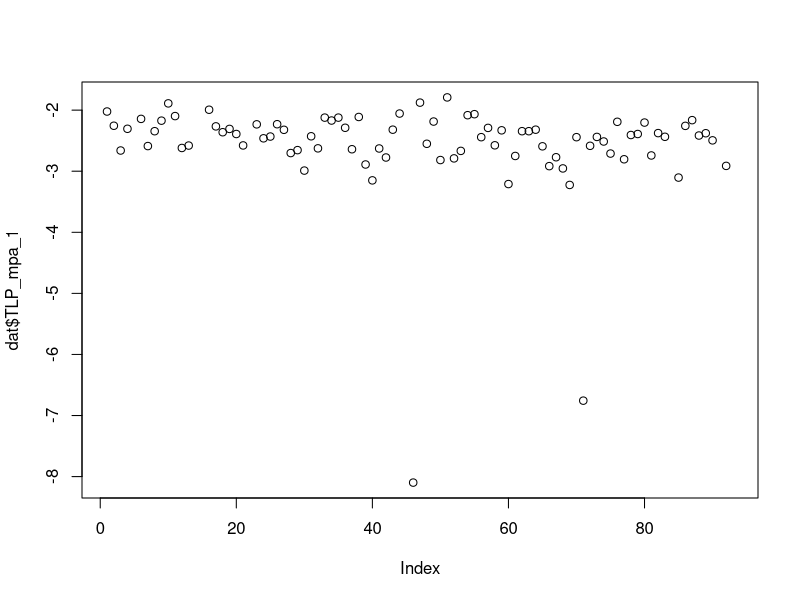
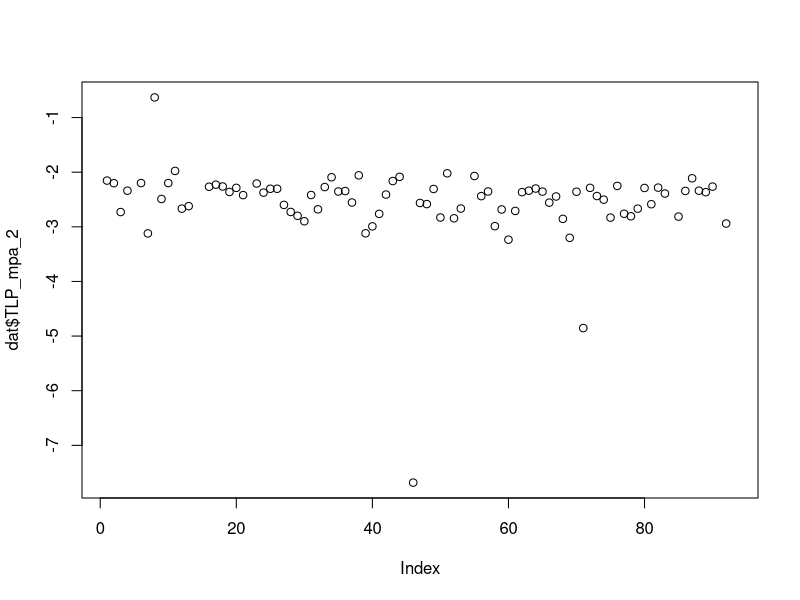
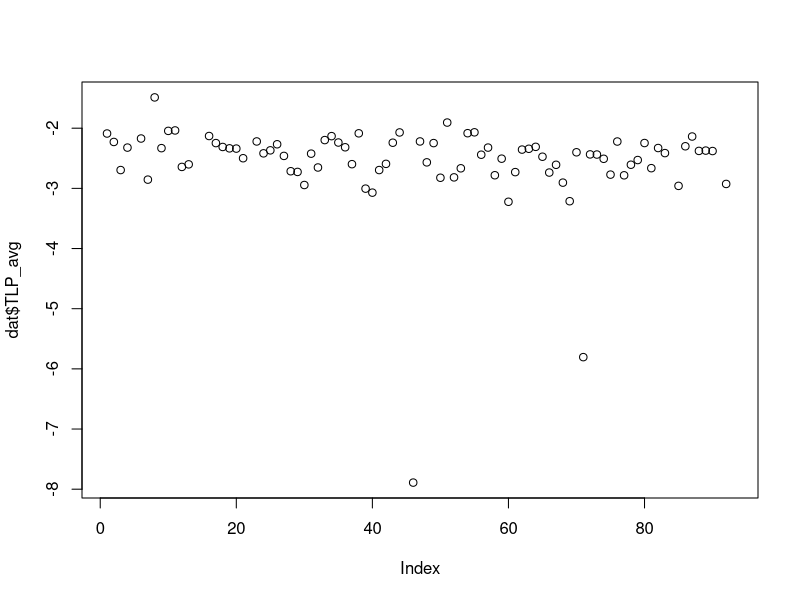
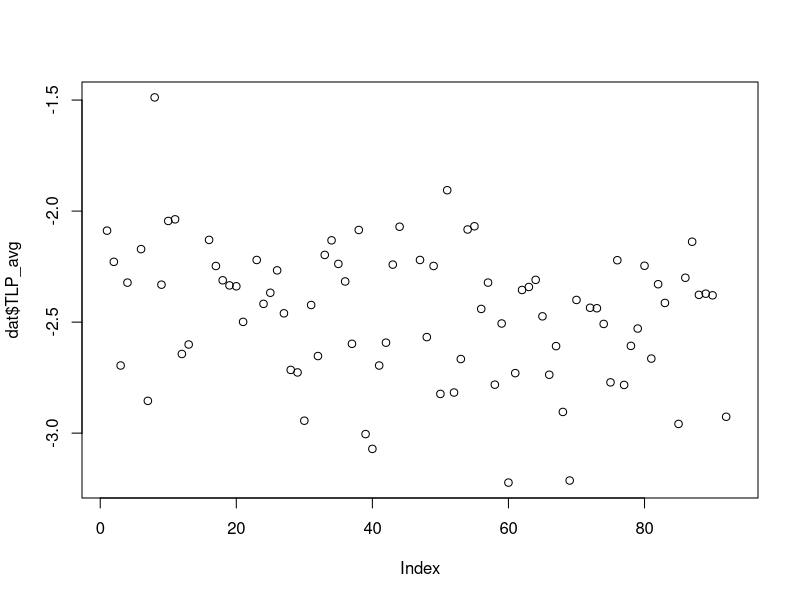
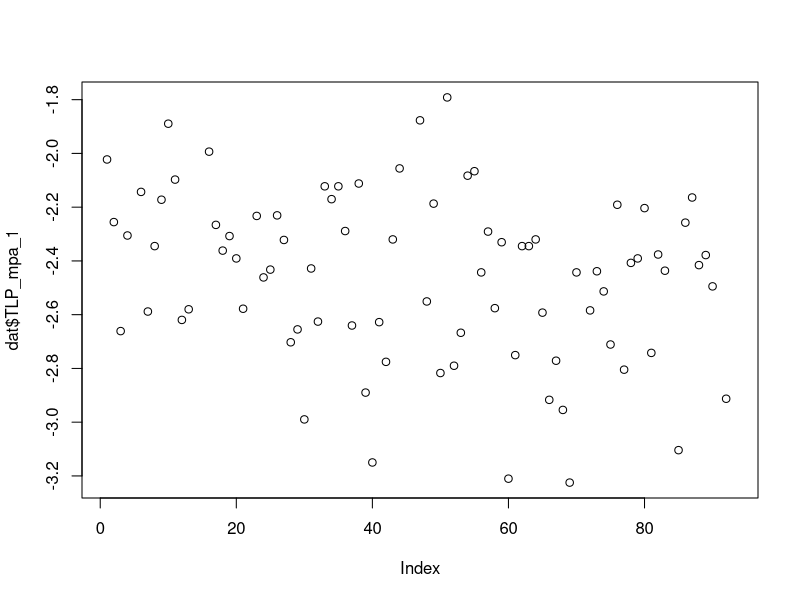
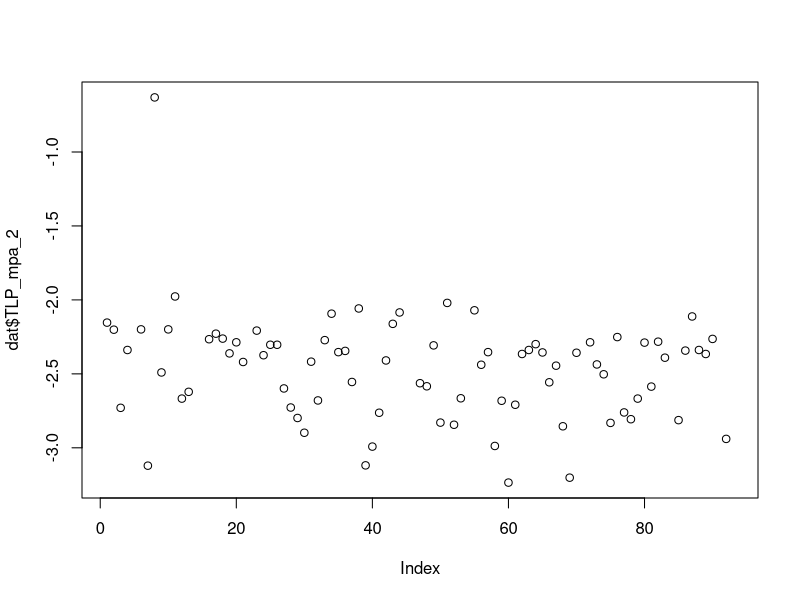
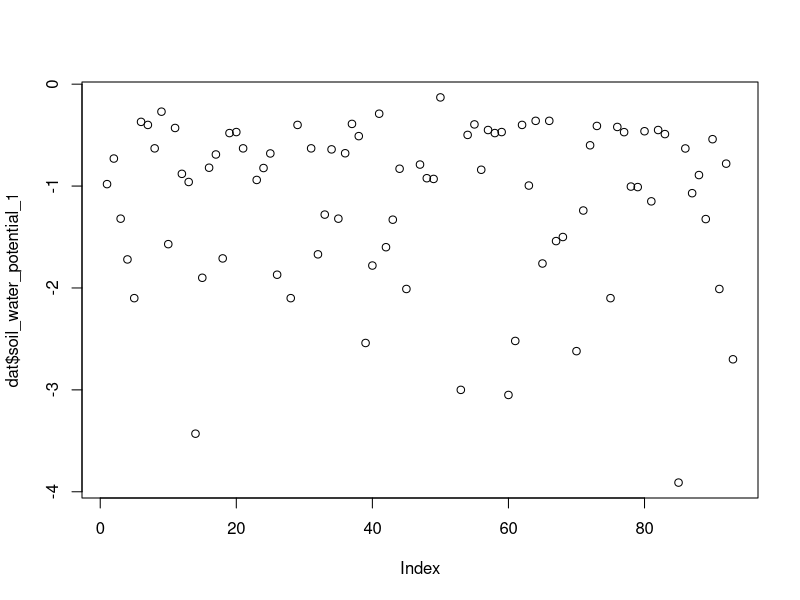
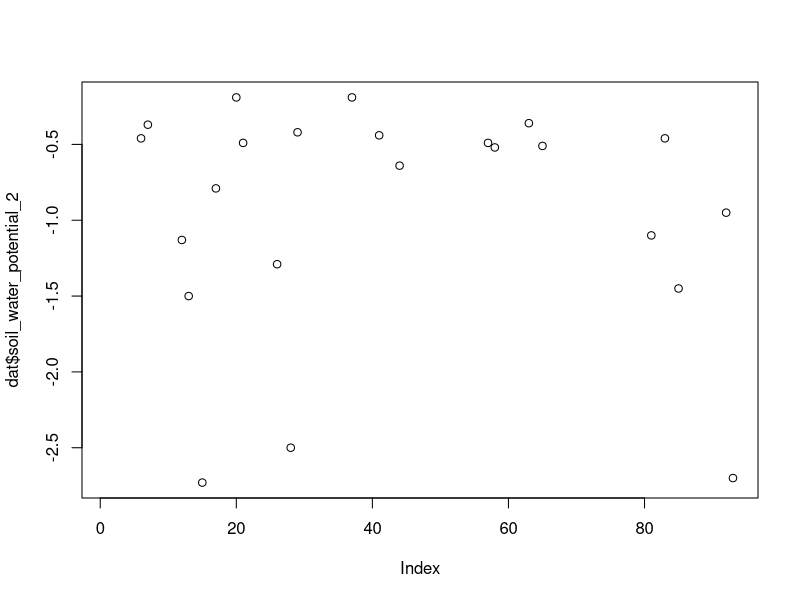

Write the R code that produced these figures, in order.
## ---- chunk 1

dat <- read.csv('data/phys_data.csv', header = T, check.names = F)

## ---- chunk 2

# clean data
# change treatment names
dat$Treatment <- gsub('c0', 'control1', dat$Treatment)
dat$Treatment <- gsub('c10', 'control2', dat$Treatment)
dat$Treatment <- gsub('d10', 'drought1', dat$Treatment)
dat$Treatment <- gsub('d20', 'drought2', dat$Treatment)

# make 'mom' numbers and treatment factors
dat$mom <- as.factor(dat$mom)
dat$Treatment <- as.factor(dat$Treatment)


plot(dat$TLP_mpa_1)
plot(dat$TLP_mpa_2)
plot(dat$TLP_avg)


# make outliers NA
dat$TLP_avg[c(46,71)] <- NA
dat$TLP_mpa_1[c(46,71)] <- NA
dat$TLP_mpa_2[c(46,71)] <- NA
plot(dat$TLP_avg)
plot(dat$TLP_mpa_1)
plot(dat$TLP_mpa_2)

plot(dat$soil_water_potential_1)
plot(dat$soil_water_potential_2)
plot(dat$soil_WP_avg)

plot(dat$leaf_water_potential_1)
plot(dat$leaf_water_potential_2)
plot(dat$leaf_WP_avg)

## ---- chunk 3

# look at data
plot(dat$leaf_water_potential_1, col = c("lightblue2", "coral1", "dodgerblue", "firebrick3")[dat$Treatment])
plot(dat$leaf_water_potential_2, col = c("lightblue2", "coral1", "dodgerblue", "firebrick3")[dat$Treatment])
plot(dat$leaf_WP_avg, col = c("lightblue2", "coral1", "dodgerblue", "firebrick3")[dat$Treatment])
# no clear outliers

# compare the two measurements from each individual to check that they're similar
# see if there are points far off 1:1 line
plot(dat$leaf_water_potential_1, dat$leaf_water_potential_2, col = c("lightblue2", "coral1", "dodgerblue", "firebrick3")[dat$Treatment])
abline(0, 1, col = 'red')

# look at raw data
cbind(dat$leaf_water_potential_1, dat$leaf_water_potential_2)

# everything looks okay, lower measurements vary more

## ---- chunk 4

# look at data
plot(dat$TLP_mpa_1, col = c("lightblue2", "coral1", "dodgerblue", "firebrick3")[dat$Treatment])
plot(dat$TLP_mpa_2, col = c("lightblue2", "coral1", "dodgerblue", "firebrick3")[dat$Treatment])
plot(dat$TLP_avg, col = c("lightblue2", "coral1", "dodgerblue", "firebrick3")[dat$Treatment])

# compare the two measurements from each individual to check that they're similar
# see if there are points far off 1:1 line
plot(dat$TLP_mpa_1, dat$TLP_mpa_2, col = c("lightblue2", "coral1", "dodgerblue", "firebrick3")[dat$Treatment])
abline(0,1, col = 'red')

cbind(dat$TLP_mpa_1, dat$TLP_mpa_2)

# dat$tlp_mpa_2 has an unusually high value: -0.6310
# sample 065-13, row 8
# let's get rid of it, make avg just the first measurement

dat$TLP_mpa_2[which(dat$Tree == '065-13')] <- NA
dat$TLP_avg[which(dat$Tree == '065-13')] <- dat$TLP_mpa_1[which(dat$Tree == '065-13')]

# rerun plots above to check

## ---- chunk 5

# look at data
plot(dat$soil_water_potential_1, col = c("lightblue2", "coral1", "dodgerblue", "firebrick3")[dat$Treatment])
plot(dat$soil_water_potential_2, col = c("lightblue2", "coral1", "dodgerblue", "firebrick3")[dat$Treatment])
plot(dat$soil_WP_avg, col = c("lightblue2", "coral1", "dodgerblue", "firebrick3")[dat$Treatment])

plot(dat$soil_water_potential_1, dat$soil_water_potential_2, col = c("lightblue2", "coral1", "dodgerblue", "firebrick3")[dat$Treatment])
abline(0,1, col = 'red')

cbind(as.character(dat$Tree), dat$soil_water_potential_1, dat$soil_water_potential_2)

# row 85, sample 532-12, measurement 1, is really low, measurement 2 is more normal
# measurement 2 also more similar to other individual in same site and treatment
dat$soil_water_potential_1[which(dat$Tree == '532-12')] <- NA
dat$soil_WP_avg[which(dat$Tree == '532-12')] <- dat$soil_water_potential_2[which(dat$Tree == '532-12')]

# recheck above plots

## ---- chunk 6

plot(dat$soil_mass_1, col = c("lightblue2", "coral1", "dodgerblue", "firebrick3")[dat$Treatment])
plot(dat$soil_mass_2, col = c("lightblue2", "coral1", "dodgerblue", "firebrick3")[dat$Treatment])
plot(dat$soil_mass_avg, col = c("lightblue2", "coral1", "dodgerblue", "firebrick3")[dat$Treatment])

plot(dat$soil_mass_1, dat$soil_mass_2)
abline(0, 1, col = 'red')

cbind(as.character(dat$Tree), dat$soil_mass_1, dat$soil_mass_2)
# All measurements are the same except 069-15, which is 171.4 and 255.8
# Remove this data point since I can't tell which  measurement is right

dat$soil_mass_1[which(dat$Tree == '069-15')] <- NA
dat$soil_mass_2[which(dat$Tree == '069-15')] <- NA
dat$soil_mass_avg[which(dat$Tree == '069-15')] <- NA

## ---- chunk 7

# look at difference between leaf and soil water potential

plot(dat$leaf_WP_avg, dat$soil_WP_avg, col = c("lightblue2", "coral1", "dodgerblue", "firebrick3")[dat$Treatment])
abline(0,1)

plot(dat$leaf_WP_avg - dat$soil_WP_avg, col = c("lightblue2", "coral1", "dodgerblue", "firebrick3")[dat$Treatment])
abline(h=0)
plot(dat$leaf_water_potential_1 - dat$soil_water_potential_1, col = c("lightblue2", "coral1", "dodgerblue", "firebrick3")[dat$Treatment])
abline(h=0)

dat$WP_avg_leaf_soil_diff <- c(dat$leaf_WP_avg - dat$soil_WP_avg)

## ---- chunk 8

# sort by latitude (most southern are first)
dat$Site <- factor(dat$Site, levels = c("MACR", "TEJO", "HUNT", "CENT", "PLAT", "REDI"), labels = c('MC', 'FT', 'FH', 'CV', 'PL', 'RD'), ordered = T) 

# save cleaned dataset
write.table(dat, file = 'data/phys_data_cleaned.csv', quote = F, sep = ',', row.names = F)
phys <- dat # clearer name for saving
save(phys, file = 'data/phys_data_cleaned_dataframe.Rdata')


